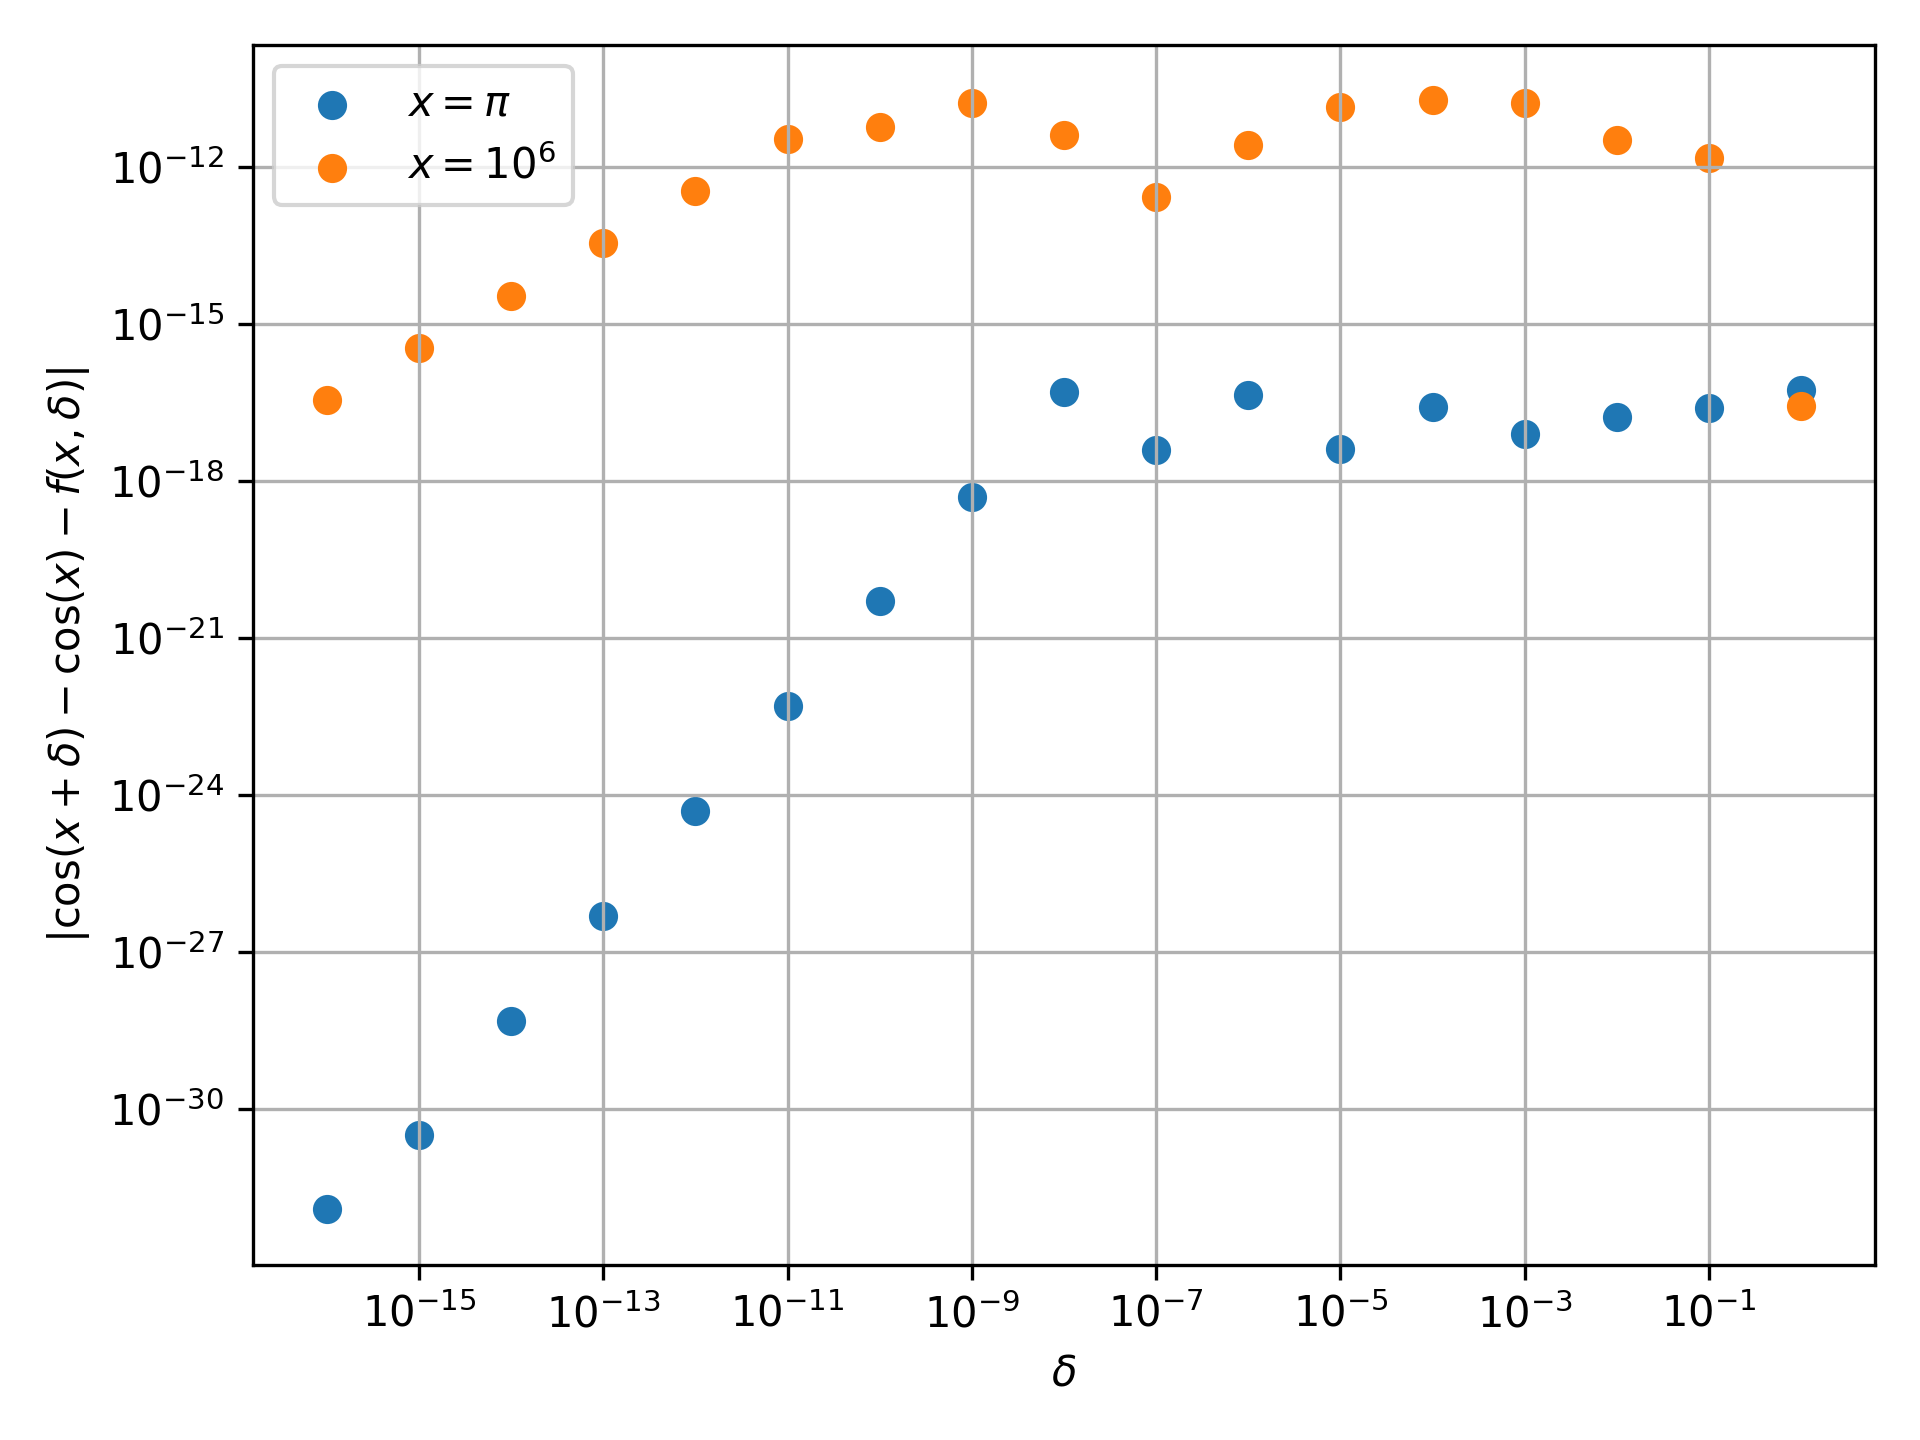

The Python source for this figure:
import numpy as np
import matplotlib.pyplot as plt


def f(x, delta):
    return np.cos(x + delta) - np.cos(x)


def g(x, delta):
    return -2. * np.sin(x + delta / 2.) * np.sin(delta / 2.)


delta_arr = 10. ** np.array(range(-16, 1))

fig, ax = plt.subplots(layout="tight")
ax.scatter(delta_arr, np.abs(g(np.pi, delta_arr) - f(np.pi, delta_arr)), label="$x=\\pi$")
ax.scatter(delta_arr, np.abs(g(1e6, delta_arr) - f(1e6, delta_arr)), label="$x=10^6$")

ax.set(xscale='log', yscale='log', xlabel="$\\delta$", ylabel="$|\\cos(x+\\delta) - \\cos(x) - f(x,\\delta)|$")
ax.grid()
ax.legend()
plt.savefig("problem_5b.png", dpi=300)
# plt.show()
